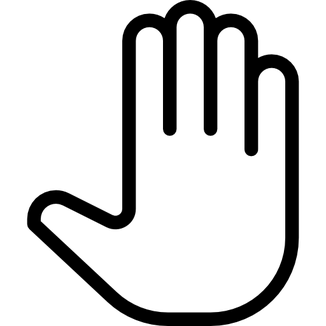
#> input picture ui/icons/open-hand.png, 326 x 326 px, shrunk from 512 x 512 before the run
$ python create_icons.py
#> lines starting #> are read from the running program, lines starting #| are printed output that depends on the picture
from PIL import Image
import os


def get_colors():
    colors = {}
    with open("themes.txt", 'r', encoding='utf-8') as file:
#> (reads utils/themes.txt from the repository)
        for line in file:
            lines = line.split(":")
            colors[lines[0].strip()] = lines[1].strip()

    return colors


# [53 lines left out: function create_icons_from_folder, not called in this run]


def create_icons(path_to_source_icon, source_color_rgba, save_path=None):
    colors = get_colors()

    tek_dir = os.getcwd()

    if not save_path:

        save_path = os.path.join(tek_dir, "icons")

    if not os.path.exists(save_path):
        os.makedirs(save_path)

    print(save_path)

    if not os.path.exists(save_path):
        os.makedirs(save_path)

    for theme in colors:

        im = Image.open(path_to_source_icon)
#> im is the input picture: PIL image 326x326 RGBA; mean R, G, B, A 0, 0, 0, 43.1
        pixelMap = im.load()

        img = Image.new(im.mode, im.size)
#> img: PIL image 326x326 RGBA; every value is 0
        pixelsNew = img.load()
        for i in range(img.size[0]):
            for j in range(img.size[1]):
                if pixelMap[i, j] == source_color_rgba:
                    color = colors[theme].replace("(", "")
                    color = color.replace(")", "")
                    color_mass = color.split(',')
                    new_color = (int(color_mass[0]), int(color_mass[1]), int(color_mass[2]), 255)
                    pixelMap[i, j] = new_color
                else:
                    pixelMap[i, j] = (0, 0, 0, 0)
                pixelsNew[i, j] = pixelMap[i, j]

        folder_name = theme.split(".")[0]
        folder_name = os.path.join(save_path, folder_name)
        if not os.path.exists(folder_name):
            os.makedirs(folder_name)
        img_name = os.path.join(folder_name, os.path.basename(path_to_source_icon))
        img.save(img_name)
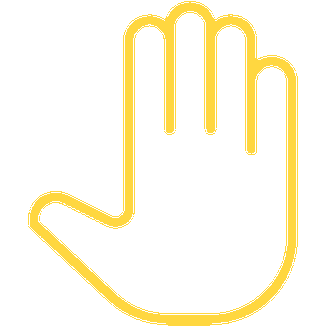
#> saved as open-hand.png: PIL image 326x326 RGBA; mean R, G, B, A 32.9, 27.8, 8.3, 32.9; transparent parts drawn white
        img.close()

        im.close()


if __name__ == "__main__":
    # create_icons('play-button.png', )
    create_icons('../ui/icons/open-hand.png', (0, 0, 0, 255))
    # create_icons_from_folder("../ui/icons\dark_amber", (255, 215, 64, 255), save_path="icons")
